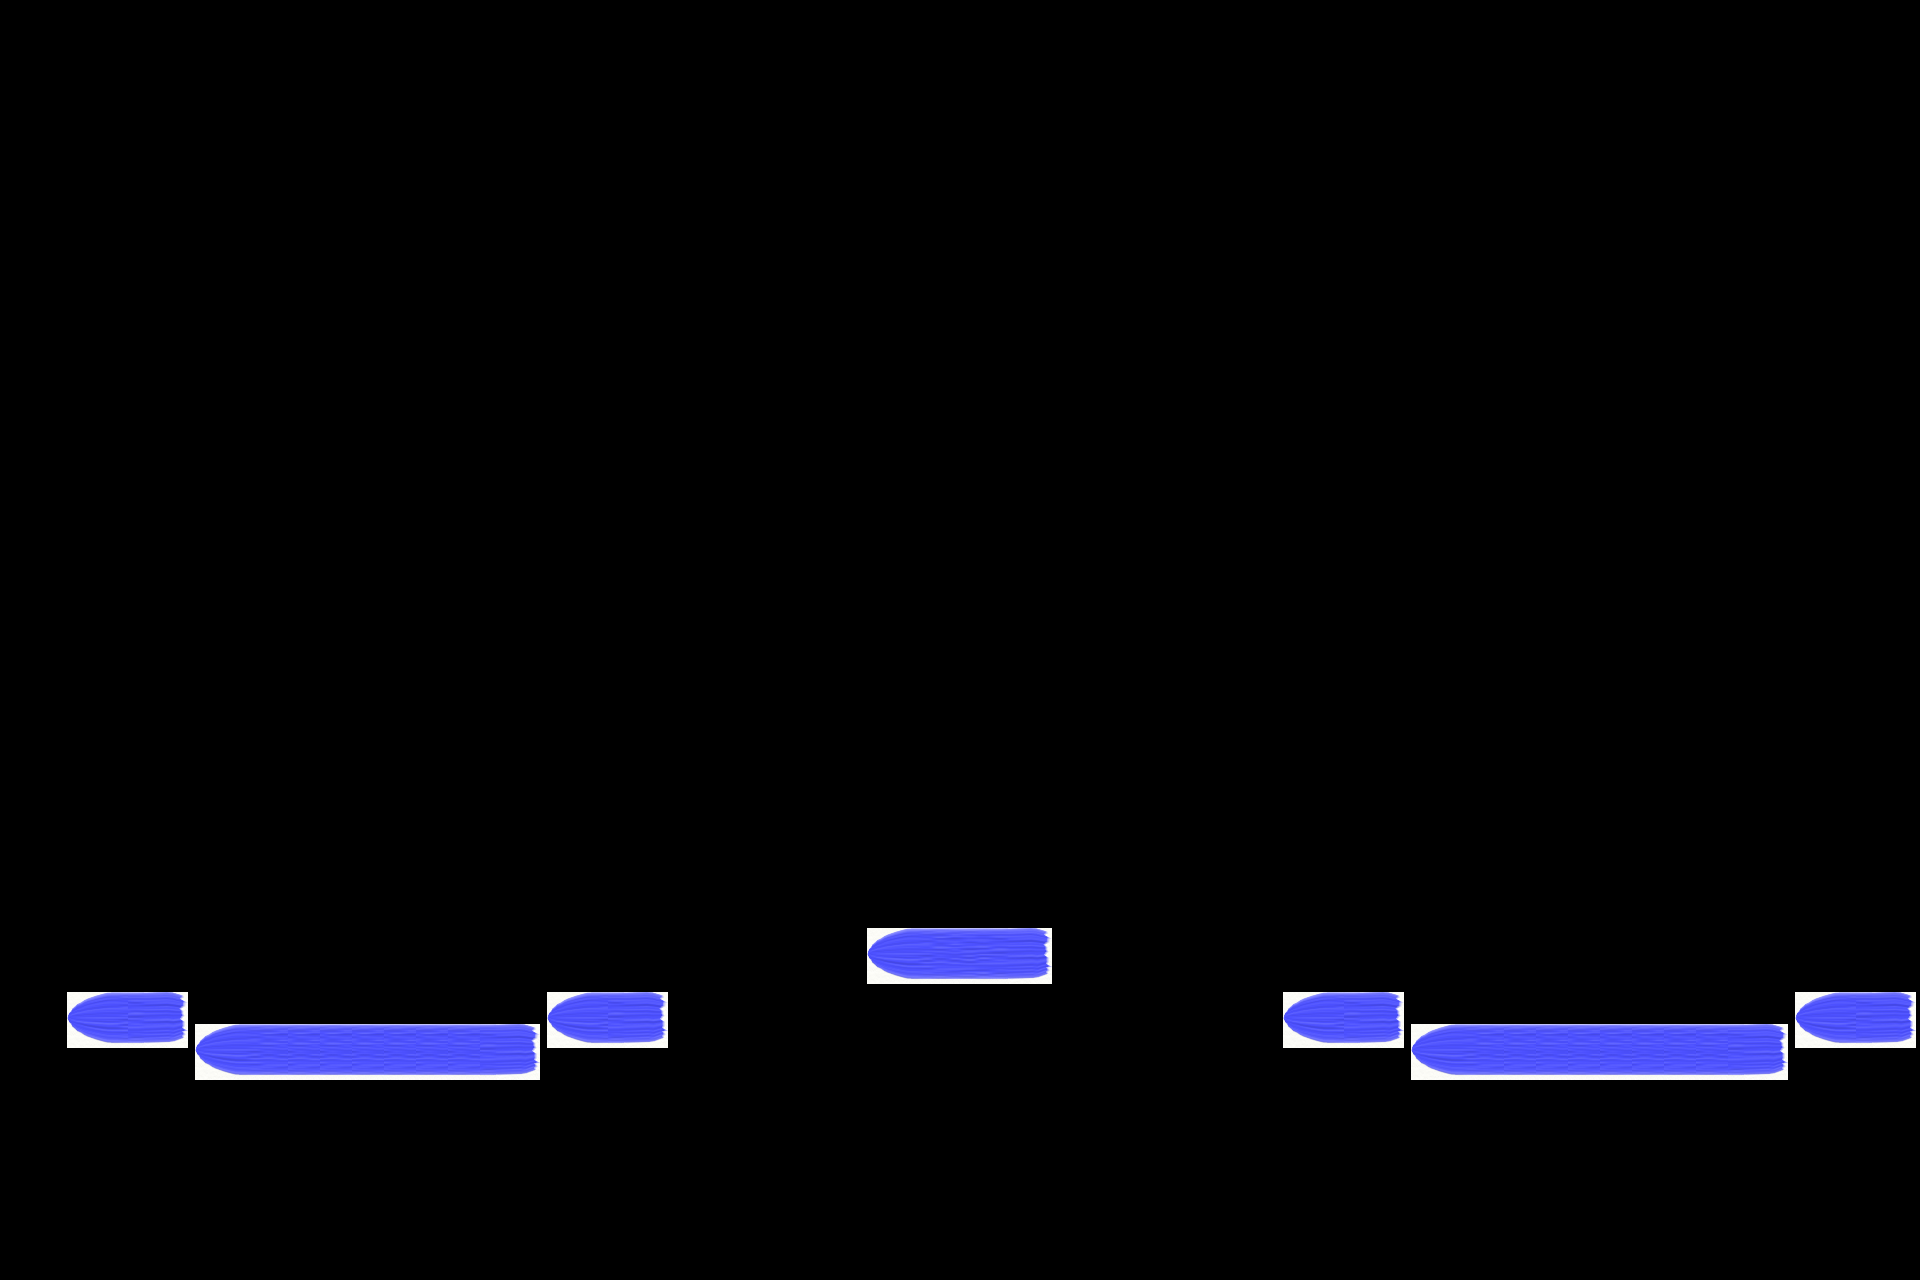

The image is a tile-based game level rendered from a .tmx file. Its description and source (layers, tilesets, objects; grid data summarised) follow:
An orthogonal 60x40 tile map with 32x32 px tiles, 1 tile layer (col) and 64 objects.

<map version="1.0" orientation="orthogonal" width="60" height="40" tilewidth="32" tileheight="32">
 <tileset firstgid="1" name="tiles" tilewidth="32" tileheight="32">
  <image source="tiles.png" width="384" height="768" />
 </tileset>
 <layer name="col" width="60" height="40">
  <data>[2400 cells, 90 non-empty, 12 distinct tile ids]</data>
 </layer>
 <objectgroup name="creators" width="60" height="40">
  <object x="2024" y="1028" />
  <object x="1990" y="892" />
  <object x="1976" y="788" />
  <object x="1932" y="650" />
  <object x="1876" y="516" />
  <object x="1822" y="366" />
  <object x="1764" y="254" />
  <object x="1672" y="120" />
  <object x="1548" y="26" />
  <object x="1410" y="-78" />
  <object x="1238" y="-98" />
  <object x="950" y="-102" />
  <object x="744" y="-108" />
  <object x="568" y="-62" />
  <object x="416" y="2" />
  <object x="288" y="58" />
  <object x="170" y="152" />
  <object x="46" y="292" />
  <object x="-8" y="392" />
  <object x="-116" y="606" />
  <object x="-158" y="746" />
  <object x="-96" y="490" />
  <object x="846" y="-112" />
  <object x="1104" y="-112" />
  <object x="1466" y="-14" />
  <object x="1692" y="206" />
  <object x="2124" y="1088" />
  <object x="2114" y="830" />
  <object x="2010" y="594" />
  <object x="1944" y="264" />
  <object x="1786" y="68" />
  <object x="1608" y="-116" />
  <object x="1344" y="-216" />
  <object x="1010" y="-232" />
  <object x="718" y="-216" />
  <object x="438" y="-154" />
  <object x="210" y="-50" />
  <object x="-22" y="116" />
  <object x="-164" y="316" />
  <object x="-296" y="566" />
  <object x="-310" y="850" />
  <object x="-446" y="722" />
  <object x="-370" y="390" />
  <object x="-198" y="88" />
  <object x="-54" y="-52" />
  <object x="222" y="-218" />
  <object x="502" y="-288" width="2" />
  <object x="854" y="-362" />
  <object x="1212" y="-358" />
  <object x="1510" y="-282" />
  <object x="1764" y="-102" />
  <object x="1940" y="92" />
  <object x="2078" y="366" />
  <object x="2160" y="674" />
  <object x="2232" y="1006" />
  <object x="-362" y="1004" />
 </objectgroup>
 <objectgroup name="player" width="60" height="40" visible="0">
  <object x="957" y="824" />
 </objectgroup>
 <objectgroup name="partners" width="60" height="40">
  <object x="1488" y="972" />
  <object x="1632" y="976" />
  <object x="1738" y="958" />
  <object x="240" y="948" />
  <object x="314" y="944" />
  <object x="386" y="942" />
  <object x="456" y="950" />
 </objectgroup>
</map>
